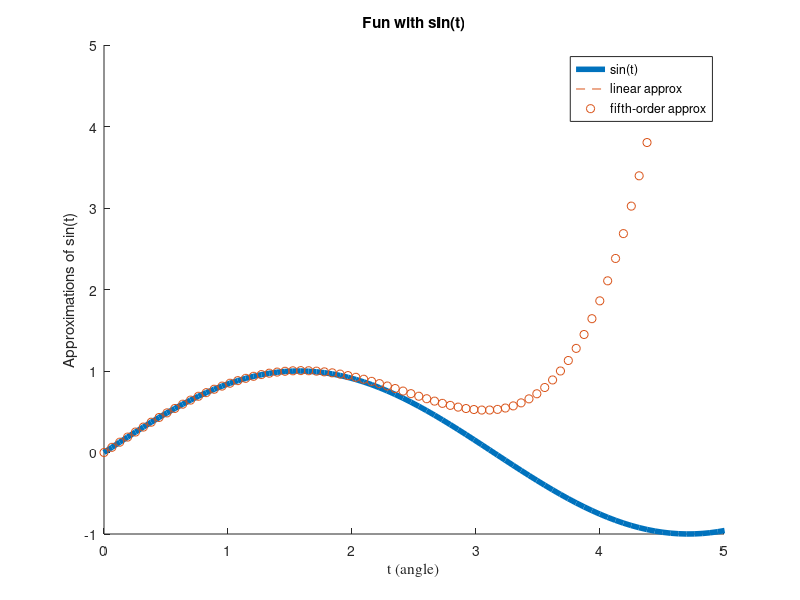

MATLAB code for this plot:
t = linspace(0, 2*pi, 100); 
y1 = sin(t); 
y2 = t; 
y3 = t - (t.^3)/6 + (t.^5)/120; 

plot(t, y1)
line(t, y2, 'linestyle', '--')
line(t, y3, 'marker', 'o', 'linestyle', 'none')
axis([0 5 -1 5])
xlabel('t')
ylabel('Approximations of sin(t)')
title('Fun with sin(t)')
legend('sin(t)', 'linear approx', 'fifth-order approx')

% get the handle of the current axes
h = gca; 
% throw away the enclosing box frame 
set(h, 'box', 'off');
% get the handles of children of axes 
% hline is a vector of handles because h has many children
hline = get(h, 'children')
% change the linewidth of the first line
set(hline(3), 'linewidth', 4)
% make linear approx line invisible
set(hline(2), 'visible', 'off')
% delet the text 'linear approx' 
%delete(hline(3))
% get handle of xlabel 
hx1 = get(h, 'xlabel');
% change text of xlabel 
set(hx1, 'string', 't (angle)')
% change the font of xlabel 
set(hx1, 'fontname', 'times')